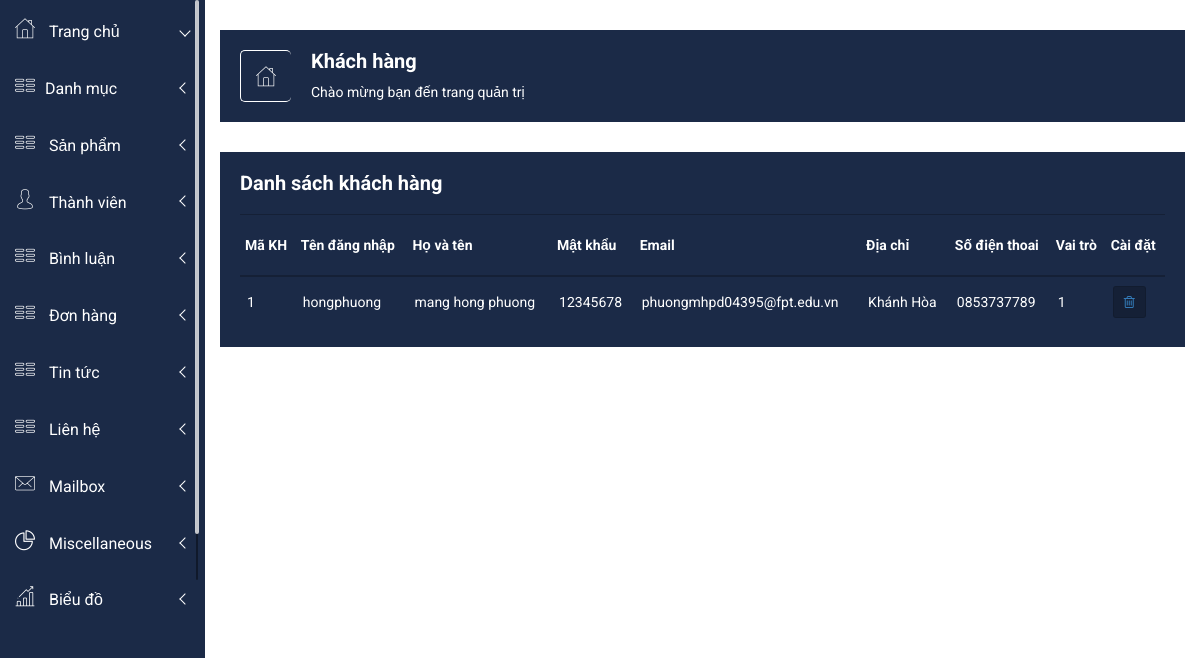
The page /admin1/index.php?act=dskh on the database its author committed.
### tables this page shows
CREATE TABLE `user` (
  `ma` int(11) NOT NULL,
  `username` varchar(50) DEFAULT NULL,
  `fullname` varchar(50) DEFAULT NULL,
  `email` varchar(150) DEFAULT NULL,
  `phone_number` varchar(20) DEFAULT NULL,
  `address` varchar(200) DEFAULT NULL,
  `password` varchar(32) DEFAULT NULL,
  `chucvu` varchar(50) DEFAULT NULL,
  `role_id` int(11) DEFAULT NULL
);

### model/pdo.php (called while the page is built, shortened)
<?php
function pdo_get_connection(){
    $dburl = "mysql:host=localhost;dbname=webbanhang;charset=utf8";
    $username = 'root';
    $password = '';
    $conn = new PDO($dburl, $username, $password);
    $conn->setAttribute(PDO::ATTR_ERRMODE, PDO::ERRMODE_EXCEPTION);
    return $conn;
}
function pdo_query($sql){
    $sql_args = array_slice(func_get_args(), 1);
    try{
        $conn = pdo_get_connection();
        $stmt = $conn->prepare($sql);
        $stmt->execute($sql_args);
        $rows = $stmt->fetchAll();
        return $rows;
    }
    catch(PDOException $e){
        throw $e;
    }
    finally{
        unset($conn);
    }
}

### model/taikhoan.php (called while the page is built, shortened)
<?php
function loadall_khachhang(){
    $sql="select * from user ";
    $dskh=pdo_query($sql);
    return $dskh;
}
  ?>

### admin1/khachhang/dskhachhang.php (the view, shortened to what this page needs)
<div class="left-sidebar-pro">
    <nav id="sidebar" class="">
            <div class="left-custom-menu-adp-wrap comment-scrollbar">
                <nav class="sidebar-nav left-sidebar-menu-pro">
                    <ul class="metismenu" id="menu1">
                        <li class="active">
                            <a class="has-arrow" href="index.php">
                                <i class="icon nalika-home icon-wrap"></i>
                                <span class="mini-click-non">Trang chủ</span>
                            </a>
                        </li>
                        <li>
                            <a class="has-arrow" href="#" aria-expanded="false"><i class="icon nalika-table icon-wrap"></i><span class="mini-click-non">Danh mục</span></a>
                        </li>
                        <li>
                            <a class="has-arrow" href="#" aria-expanded="false"><i class="icon nalika-table icon-wrap"></i> <span class="mini-click-non">Sản phẩm</span></a>
                        </li>
                        <li>
                            <a class="has-arrow" href="#" aria-expanded="false"><i class="icon nalika-user icon-wrap"></i> <span class="mini-click-non">Thành viên</span></a>
                        </li>
                        <li>
                            <a class="has-arrow" href="#" aria-expanded="false"><i class="icon nalika-table icon-wrap"></i> <span class="mini-click-non">Bình luận</span></a>
                        </li>
                        <li>
                            <a class="has-arrow" href="index.php?act=donhang" aria-expanded="false"><i class="icon nalika-table icon-wrap"></i> <span class="mini-click-non">Đơn hàng</span></a>
                        </li>
                        <li>
                            <a class="has-arrow" href="index.php?act=donhang" aria-expanded="false"><i class="icon nalika-table icon-wrap"></i> <span class="mini-click-non">Tin tức</span></a>
                        </li>
                        <li>
                            <a class="has-arrow" href="index.php?act=donhang" aria-expanded="false"><i class="icon nalika-table icon-wrap"></i> <span class="mini-click-non">Liên hệ</span></a>
                        </li>
                        <li>
                            <a class="has-arrow" href="mailbox.html" aria-expanded="false"><i class="icon nalika-mail icon-wrap"></i> <span class="mini-click-non">Mailbox</span></a>
                        </li>
                        <li>
                            <a class="has-arrow" href="mailbox.html" aria-expanded="false"><i class="icon nalika-pie-chart icon-wrap"></i> <span class="mini-click-non">Miscellaneous</span></a>
                        </li>
                        <li>
                            <a class="has-arrow" href="mailbox.html" aria-expanded="false"><i class="icon nalika-bar-chart icon-wrap"></i> <span class="mini-click-non">Biểu đồ</span></a>
                        </li>
                    </ul>
                </nav>
            </div>
        </nav>
    </div>
    <div class="all-content-wrapper">
        <div class="header-advance-area">
            <div class="breadcome-area">
                <div class="container-fluid">
                    <div class="row">
                        <div class="col-lg-12 col-md-12 col-sm-12 col-xs-12">
                            <div class="breadcome-list">
                                <div class="row">
                                    <div class="col-lg-6 col-md-6 col-sm-6 col-xs-6">
                                        <div class="breadcomb-wp">
                                            <div class="breadcomb-icon">
                                                <i class="icon nalika-home"></i>
                                            </div>
                                            <div class="breadcomb-ctn">
                                                <h2>Khách hàng</h2>
                                                <p>Chào mừng bạn đến trang quản trị</p>
                                            </div>
                                        </div>
                                    </div>
                                    <div class="col-lg-6 col-md-6 col-sm-6 col-xs-6">
                                    </div>
                                </div>
                            </div>
                        </div>
                    </div>
                </div>
            </div>
        </div>
        <div class="product-status mg-b-30">
            <div class="container-fluid">
                <div class="row">
                    <div class="col-lg-12 col-md-12 col-sm-12 col-xs-12">
                        <div class="product-status-wrap">
                            <h4>Danh sách khách hàng </h4>
                            <table>
                                <tr>
                                    <th>Mã KH</th>
                                    <th>Tên đăng nhập</th>
                                    <th>Họ và tên</th>
                                    <th>Mật khẩu</th>
                                    <th>Email</th>
                                    <th>Địa chỉ</th>
                                    <th>Số điện thoai</th>
                                    <th>Vai trò</th>
                                    <th>Cài đặt</th>
                                </tr>
                                <?php
                                    foreach ($dskh as $khachhang) {
                                        extract($khachhang);
                                        $xoakh='index.php?act=xoakh&ma='.$ma;
                                        echo '
                                        <tr>
                                            <td>'.$ma.'</td>
                                            <td>'.$username.'</td>
                                            <td>'.$fullname.'</td>
                                            <td>'.$password.'</td>
                                            <td>'.$email.'</td>
                                            <td>'.$address.'</td>
                                            <td>'.$phone_number.'</td>
                                            <td>'.$role_id.'</td>
                                            <td>
                                                <a href="'.$xoakh.'">
                                                    <button data-toggle="tooltip" title="Xóa" class="pd-setting-ed"><i class="fa fa-trash-o" aria-hidden="true"></i></button>
                                                </a>
                                            </td>
                                        </tr>
                                        ';
                                    }
                                ?>
                            </table>
                        </div>
                    </div>
                </div>
            </div>
        </div>
    </div>

### admin1/css/main.css (style rules this page uses)
html { color: #222; font-size: 1em; line-height: 1.4; }

### admin1/css/metisMenu/metisMenu-vertical.css (style rules this page uses)
.sidebar-nav { background: #fff; }
.sidebar-nav ul { padding: 0; margin: 0; list-style: none; background: #1b2a47; }
.sidebar-nav .metismenu { background: #1b2a47; display: -webkit-box; display: -ms-flexbox; display: flex; -webkit-box-orient: vertical; -webkit-box-direction: normal; -ms-flex-direction: column; flex-direction: column; }
.sidebar-nav .metismenu li + li { margin-top: 5px; }
.sidebar-nav .metismenu li:first-child { margin-top: 5px; }
.sidebar-nav .metismenu li:last-child { margin-bottom: 5px; }
.sidebar-nav .metismenu > li { display: -webkit-box; display: -ms-flexbox; display: flex; -webkit-box-orient: vertical; -webkit-box-direction: normal; -ms-flex-direction: column; flex-direction: column; position: relative; }
.sidebar-nav .metismenu a { position: relative; display: block; padding: 13px 15px; color: #fff; outline-width: 0; transition: all .3s ease-out; font-size:16px; }
.sidebar-nav .metismenu li .icon-wrap { margin-right:10px; font-size:20px; }

### rows shown on the page
user: ma "1", username "hongphuong", fullname "mang hong phuong", password "12345678", email "phuongmhpd04395@fpt.edu.vn", address "Khánh Hòa", phone_number "0853737789", role "1"
